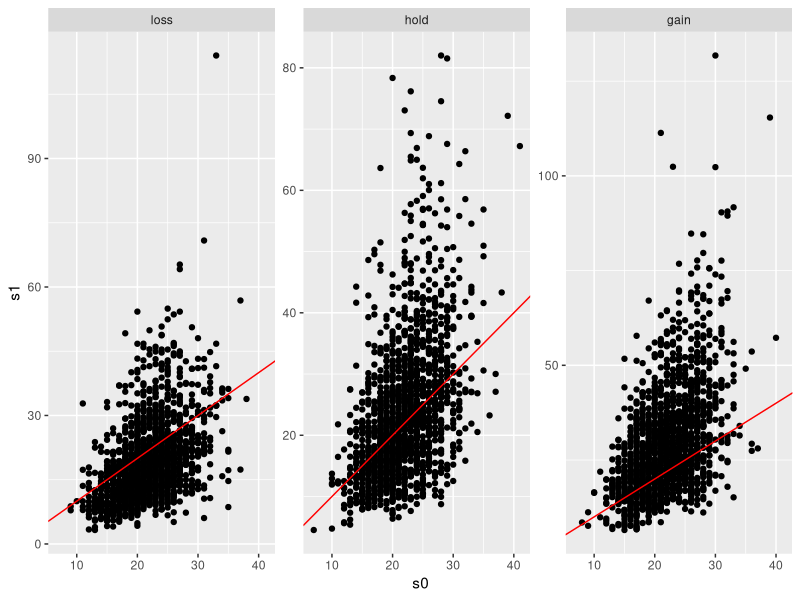
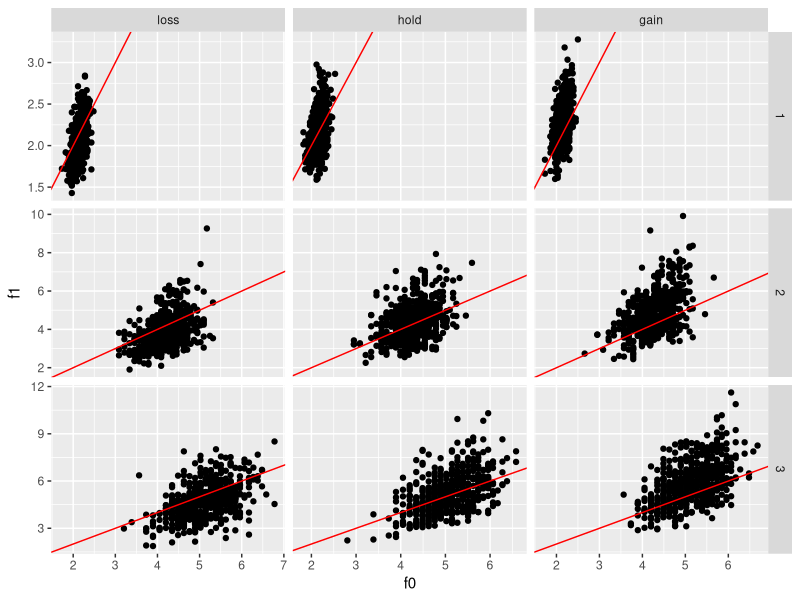
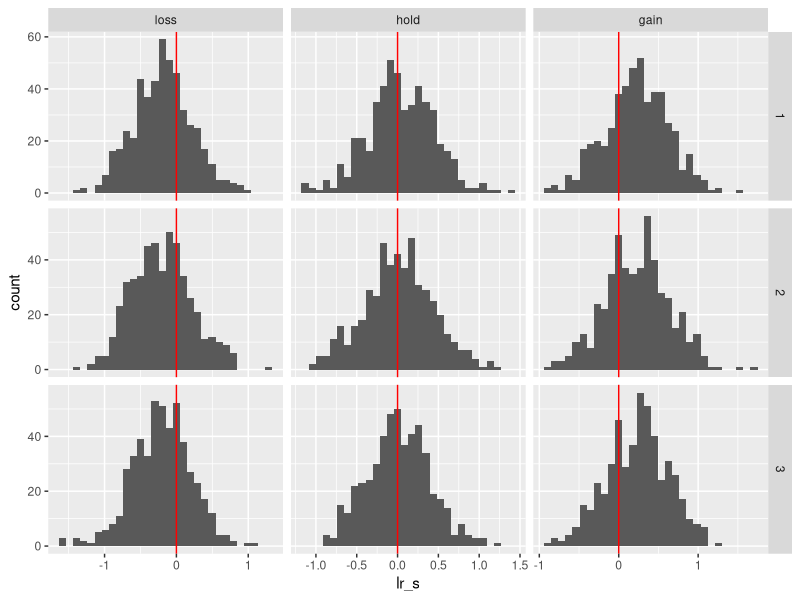

Here is the R script that generated these plots, in order: (Note: this script raises an error after producing the figures.)
######################################################################
#' @title Simulations of change in diversity leading to changes in function
#' 
#' @author Jarrett Byrnes
#' @author jarrett.byrnes@umb.edi
#' 
#' @log
#'  2/25/2016 - First draft
######################################################################

library(dplyr)
library(tidyr)
library(ggplot2)

#Vector of scaling coefficients
b <- c(0.25, 0.47, 0.53)

## below: consider changing sd_change, maybe the mean values of change. what are the units on those? log of % rate of change. log(S1/S2) = rate*dur.   SI = S.o* exp(RD); make sure the model structure is ok (lines 37 below)
# note on 3/1: the loss is the rate of loss. so 1 species / decade * decade gives us log(S2/S1) per decade. So I think this is analagous to the values in marks histogram... but not the spreadsheet. Need good estimates of deltaSR/decade for this. 
# right now, the values of 0.1 are equivalent to 1 species per decade.

#list of richness changes
change <- list(loss = -0.01, hold = 0, gain = 0.01)
sd_change = 0.02 

#some other params - might want to kick nsims up? Or not - it's a lot
nYears<- 20
nsims = 500

#make that simulation data frame
simDF <- data.frame(expand.grid(trophic_group = rep(1:3, nsims),
                                 scenario=c("loss", "hold", "gain")),
                     
                     #s0 = round(runif(9*nsims, 5, 40))) %>%
                    s0 = round(rpois(9*nsims, 22))) %>%
  #calculate change in diversity
  group_by(scenario) %>%
  mutate(s1 = s0*exp(nYears*rnorm(3*nsims, change[[scenario[1]]], sd_change))) %>%
  ungroup() %>%
  
  #caculate function for each trophic group before and after
  group_by(trophic_group) %>%
  mutate(f0 = s0^b[trophic_group[1]],
         f1 = s1^b[trophic_group[1]]) %>%
  ungroup() %>%
  mutate(lr_s = log(s1)-log(s0),
         lr_f = log(f1)-log(f0))
  

#Plotting
#richness before and after
ggplot(data=simDF, aes(x=s0, y=s1))+ 
  geom_point() + 
  facet_wrap(~scenario, scale="free_y") + 
  geom_abline(slope=1, intercept=0, col="red")

#function before and after
ggplot(data=simDF, aes(x=f0, y=f1))+ 
  geom_point() +
  facet_grid(trophic_group~scenario, scale="free") + 
  geom_abline(slope=1, intercept=0, col="red")


#log ratio of richness change
ggplot(data=simDF, aes(x=lr_s))+ 
  geom_histogram() +
  facet_grid(trophic_group~scenario, scale="free") + 
  geom_vline(xintercept=0, col="red") 
  # geom_vline(xintercept=mean(simDF$lr_s), col = 3) ## help? how do we add a line for the mean of each distribution in each panel?


mean_lrf <- data.frame(scenario = c('loss', 'hold', 'gain'), trophic.group = c(1,2,3))

#log ratio of function change
ggplot(data=simDF, aes(x=lr_f))+ 
  geom_histogram() +
  facet_grid(trophic_group~scenario, scale="free") + 
  geom_vline(xintercept=0, col="red") +
  geom_vline(aes(xintercept = lr_f), mean_lrf, col = 3)
